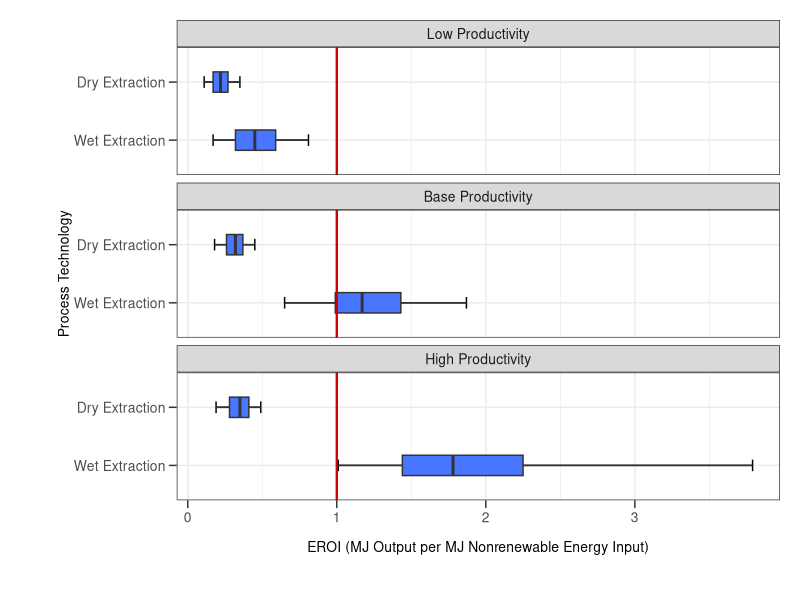

This chart was generated by the following R code:
library(ggplot2)
library(plyr)
library(grid)

#Set working directory
setwd("/Users/Deborah/documents/R_BoxPlots")
     
# do it for wet and dry extractions only
#To import data
abc <- read.table('NER12_Mar_29.csv', header=FALSE, sep=',')
colnames(abc)<- c("Productivity", "Process", "min", "Q1", "median", "Q3", "max")
abc

#order facet
abc$titles <- ordered(abc$Productivity, levels = c("Low Productivity", "Base Productivity", "High Productivity"),
              labels = c("Low Productivity", "Base Productivity", "High Productivity"))

#Draw box plots of NER values for low, base, and high productiviteis  test git
#Use facet_wrap

N <- ggplot(abc)
N + geom_errorbar(aes(x = Process, ymin = `min`, lower = `Q1`, middle = `median`, upper = `Q3`, ymax = `max`), stat = "identity", width = 0.2) + 
  geom_boxplot(fill="royalblue1", stat = "identity", aes(x = Process, ymin = `min`, lower = `Q1`, middle = `median`, upper = `Q3`, ymax = `max`, width = 0.35)) + 
  geom_hline(yintercept = 1, color = "#CC0000", size = 0.8) +
  facet_wrap(~ titles, ncol = 1) +
  xlim("Wet Extraction", "Dry Extraction") +
  coord_flip() + 
  theme_bw() + 
  labs(x = "\nProcess Technology", y = "\nEROI (MJ Output per MJ Nonrenewable Energy Input)") +
  theme(axis.text.y = element_text(size = 10),axis.text.x = element_text(size = 10),
       axis.title.x = element_text(size=10, vjust = 2), axis.title.y = element_text(size = 10, angle = 90, vjust = 0.3)) +
         theme(strip.text.x = element_text(size = 10)) +
         theme(axis.ticks.length = unit(.2, "cm"), plot.margin = unit(c(1, 1, 2, 2), "lines"))


